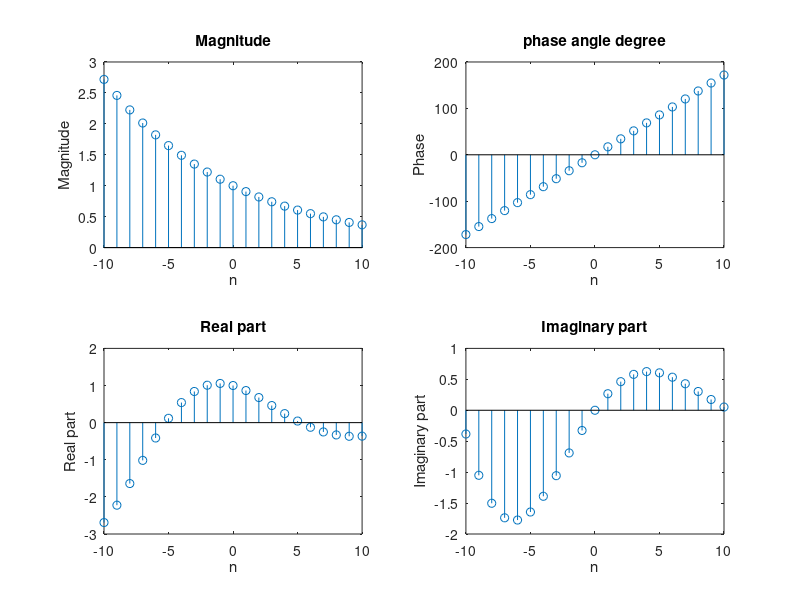

The MATLAB source for this figure:
n= -10:10;
x= exp((-0.1+0.3j)*n);
magnitude= abs(x);
phase_angle_degree= angle(x)*(180/pi);
real_part= real(x);
imaginary_part= imag(x);
subplot(2,2,1); stem(n,magnitude); title('Magnitude');xlabel('n'); ylabel('Magnitude');
subplot(2,2,2); stem(n,phase_angle_degree); title('phase angle degree');xlabel('n'); ylabel('Phase');
subplot(2,2,3); stem(n,real_part); title('Real part');xlabel('n'); ylabel('Real part');
subplot(2,2,4); stem(n,imaginary_part); title('Imaginary part');xlabel('n'); ylabel('Imaginary part');
